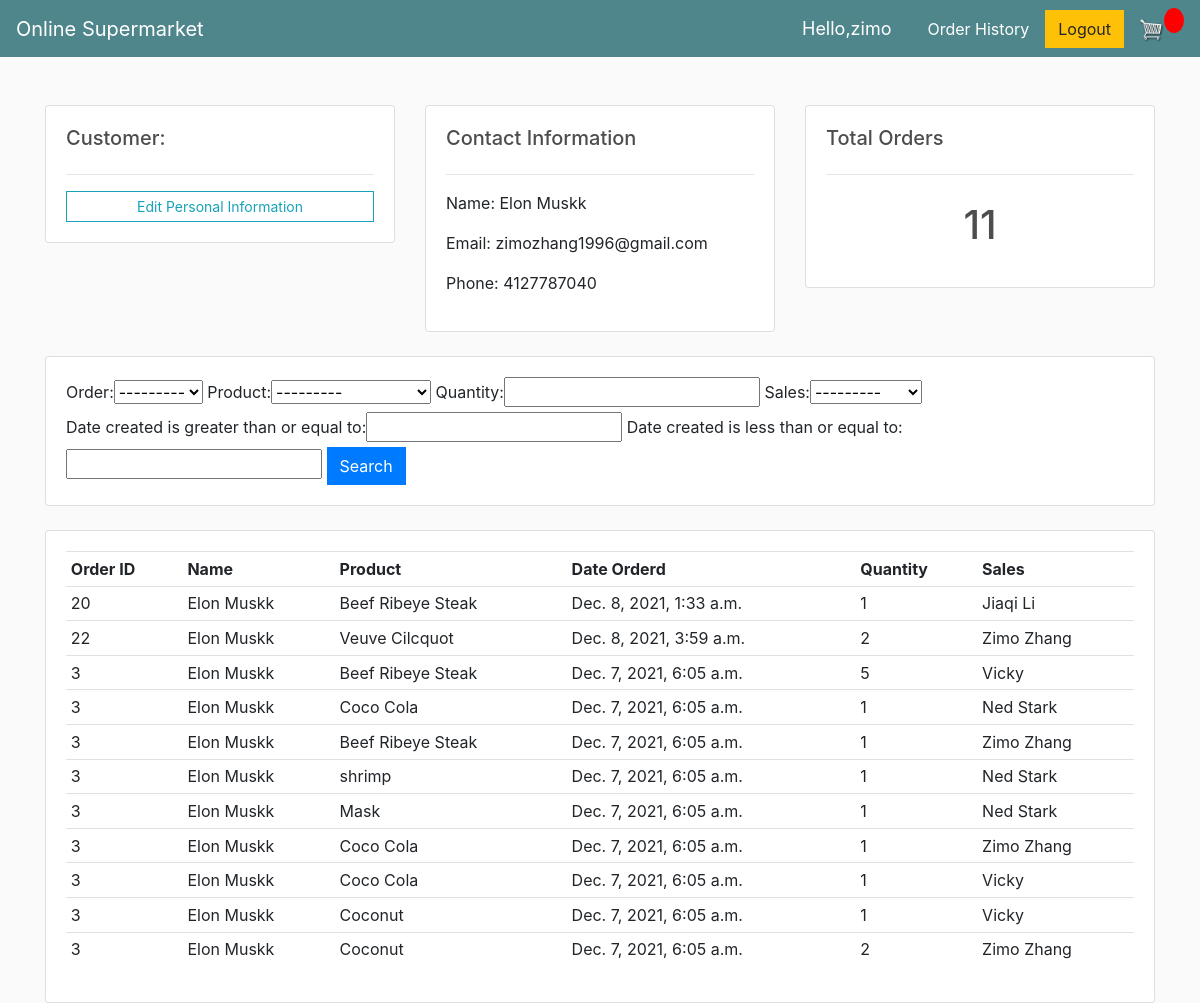
Screenshot of /order_history/1/ (signed in) with the database file from the repository.
### accounts/models.py (models this page shows, shortened)
class Customer(models.Model):
	CATEGORY = (
			('Home', 'Home'),
			('Business', 'Business'),
			)
	Gender = (
			('Male', 'Male'),
			('Female', 'Female'),
			)
	Marriage = (
			('Single', 'Single'),
			('Married', 'Married'),
			)
	user = models.OneToOneField(User, null=True, on_delete=models.CASCADE)
	name = models.CharField(max_length=200, null = True)
	email = models.EmailField(max_length=200, null = True)
	phone = models.CharField(max_length=10, null = True)
	address = models.CharField(max_length=200, null = True)
	city = models.CharField(max_length=200, null = True)
	zipcode = models.CharField(max_length=200, null = True)
	kind = models.CharField(max_length=200, choices = CATEGORY, null = True)
	age = models.IntegerField(default=0, null = True)
	income = models.IntegerField(default=0, null = True)
	gender = models.CharField(max_length=200, choices = Gender, null = True)
	marriage = models.CharField(max_length=200, choices = Marriage, null = True)
	business =  models.CharField(max_length=200, null = True)
	business_income = models.CharField(max_length=200, null = True)
	def __str__(self):
		return self.name

class OrderItem(models.Model):
	customer = models.ForeignKey(Customer, on_delete=models.PROTECT)
	order = models.ForeignKey(Order, on_delete=models.SET_NULL, null=True)
	product = models.ForeignKey(Product, on_delete= models.PROTECT)
	quantity = models.IntegerField(default=0)
	date_created = models.DateTimeField(auto_now_add=True, null=True)
	sales = models.ForeignKey(Sales, on_delete= models.PROTECT)

class Order(models.Model):
	customer = models.ForeignKey(Customer, on_delete=models.SET_NULL, null=True, blank=True)
	date_ordered = models.DateTimeField(auto_now_add=True, null=True)
	complete = models.BooleanField(default=False)
	transaction_id = models.CharField(max_length=100, null=True)
	sales = models.ForeignKey(Sales, on_delete=models.PROTECT)
	def __str__(self):
		return str(self.id)

class Product(models.Model):
	CATEGORY = (
			('Seafood', 'Seafood'),
			('Beauty', 'Beauty'),
			('Wine, Beer & Spirits', 'Wine, Beer & Spirits'),
			('Meat', 'Meat'),
			('Snack', 'Snack'),
			)
	name = models.CharField(max_length=200)
	price = models.FloatField()
	category = models.CharField(max_length=200, choices=CATEGORY)
	inventory = models.IntegerField(default=100)
	store = models.ForeignKey(Store, on_delete=models.PROTECT, null = True)
	image = models.ImageField(null=True, blank=True)
	def __str__(self):
		return self.name

class Sales(models.Model):
	CATEGORY = (
			('Sales', 'Sales'),
			('Store Manager', 'Store Manager'),
			('Region Manager', 'Region Manager'),
			)
	name = models.CharField(max_length=200)
	address = models.CharField(max_length=200, null=True)
	email = models.EmailField(max_length=200, null=True)
	title = models.CharField(max_length=200, choices=CATEGORY)
	store = models.ForeignKey(Store, on_delete=models.PROTECT)
	salary = models.FloatField(default=3000)
	def __str__(self):
		return self.name

### accounts/views.py (the view)
# urls.py: path('order_history/<str:pk>/', views.order_history, name="order_history"),
@login_required(login_url='login')
def order_history(request, pk):
	customer = Customer.objects.get(id=pk)
	orders = customer.orderitem_set.all()
	orders = orders.filter(order__complete=True).order_by('-date_created')
	order_count = orders.count()
	myFilter = OrderFilter(request.GET, queryset=orders)
	orders = myFilter.qs
	transactions = customer.order_set.all()
	context = {'customer': customer, 'orders': orders, 'order_count': order_count,
			   'myFilter': myFilter, 'transactions': transactions}
	return render(request, 'store/order_history.html', context)

### accounts/templates/store/order_history.html
{% extends 'store/user-page.html' %}
{% load static %}
{% block content %}
	<br>
<div class="row">
	<div class="col-md">
		<div class="card card-body">
			<h5>Customer:</h5>
			<hr>
			<a class="btn btn-outline-info  btn-sm btn-block" href="{% url 'user_update_user' customer.id %}">Edit Personal Information</a>
		</div>
	</div>
	<div class="col-md">
		<div class="card card-body">
			<h5>Contact Information</h5>
			<hr>
			<p>Name: {{customer.name}}</p>
			<p>Email: {{customer.email}}</p>
			<p>Phone: {{customer.phone}}</p>
		</div>
	</div>
	<div class="col-md">
		<div class="card card-body">
			<h5>Total Orders</h5>
			<hr>
			<h1 style="text-align: center;padding: 10px">{{order_count}}</h1>
		</div>
	</div>
</div>
<br>
<div class="row">
	<div class="col">
		<div class="card card-body">
			<form method="get">
				{{myFilter.form}}
		    <button class="btn btn-primary" type="submit">Search</button>
		  </form>
		</div>
	</div>
</div>
<br>
<div class="row">
	<div class="col-md">
		<div class="card card-body">
			<table class="table table-sm">
				<tr>
                    <th>Order ID</th>
					<th>Name</th>
					<th>Product</th>
					<th>Date Orderd</th>
					<th>Quantity</th>
                    <th>Sales</th>
				</tr>
				{% for order in orders %}
				<tr>
                    <td>{{order.order.id}}</td>
					<td>{{order.customer}}</td>
					<td>{{order.product}}</td>
					<td>{{order.order.date_ordered}}</td>
					<td>{{order.quantity}}</td>
                    <td>{{order.sales}}</td>
				</tr>
				{% endfor %}
			</table>
		</div>
	</div>
</div>
{% endblock %}

### accounts/templates/store/user-page.html (shortened to what this page needs)
<!DOCTYPE html>
{% load static %}
<html>
<head>
	<link rel="stylesheet" href="https://stackpath.bootstrapcdn.com/bootstrap/4.4.1/css/bootstrap.min.css">
	<link rel="stylesheet" type="text/css" href="{% static 'css/store.css' %}">
</head>
<body>
	<nav class="navbar navbar-expand-lg navbar-dark bg-dark">
	  <a class="navbar-brand" href="{% url 'store_list' %}">Online Supermarket</a>
	  <div class="collapse navbar-collapse" id="navbarSupportedContent">
	    <ul class="navbar-nav mr-auto">
	      <li class="nav-item active">
	        <a class="nav-link" >{{sales.store.name}} <span class="sr-only">(current)</span></a>
	      </li>
	    </ul>
	    <div class="form-inline my-2 my-lg-0">
			<a class="hello-msg" style="color:white;">Hello,{{request.user}}</a>
			<a href="{% url 'order_history' user.customer.id %}" style="color:white;" class="nav-link">Order History</a>
	     	<a href="{% url 'logout' %}" class="btn btn-warning">Logout</a>
	     	<a id="cart-url">
	    		<img  id="cart-icon" src="{% static 'images/cart.png' %}">
	    	</a>
	    	<p id="cart-total">{{cartItems}}</p>
	    </div>
	  </div>
	</nav>
     <div class="container">
            <br>
            {% block content %}
            {% endblock content %}
         </div>
</body>
</html>

### static/css/store.css (style rules this page uses)
body { background-color: hsl(0, 0%, 98%); }
h1,h2,h3,h4,h5,h6 { color:hsl(0, 0%, 30%); }
.bg-dark { background-color: #4f868c!important; }
#cart-icon { width:25px; display: inline-block; margin-left: 15px; }
#cart-total { display: block; text-align: center; color:#fff; background-color: red; width: 20px; height: 25px; border-radius: 50%; font-size: 14px; }
.btn { border-radius: 0; }

### accounts/templates/store/user-page.html (style rules this page uses)
.hello-msg { font-size: 18px; color: #fff; margin-right: 20px; }

### rows the page displays
Customer: name "Elon Muskk", email "zimozhang1996@gmail.com", phone "4127787040"
OrderItem: order.id "20", customer "Elon Muskk", product "Beef Ribeye Steak", order.date_ordered "Dec. 8, 2021, 1:33 a.m.", quantity "1", sales "Jiaqi Li"
OrderItem: order.id "22", customer "Elon Muskk", product "Veuve Cilcquot", order.date_ordered "Dec. 8, 2021, 3:59 a.m.", quantity "2", sales "Zimo Zhang"
OrderItem: order.id "3", customer "Elon Muskk", product "Beef Ribeye Steak", order.date_ordered "Dec. 7, 2021, 6:05 a.m.", quantity "5", sales "Vicky"
OrderItem: order.id "3", customer "Elon Muskk", product "Coco Cola", order.date_ordered "Dec. 7, 2021, 6:05 a.m.", quantity "1", sales "Ned Stark"
OrderItem: order.id "3", customer "Elon Muskk", product "Beef Ribeye Steak", order.date_ordered "Dec. 7, 2021, 6:05 a.m.", quantity "1", sales "Zimo Zhang"
OrderItem: order.id "3", customer "Elon Muskk", product "shrimp", order.date_ordered "Dec. 7, 2021, 6:05 a.m.", quantity "1", sales "Ned Stark"
OrderItem: order.id "3", customer "Elon Muskk", product "Mask", order.date_ordered "Dec. 7, 2021, 6:05 a.m.", quantity "1", sales "Ned Stark"
OrderItem: order.id "3", customer "Elon Muskk", product "Coco Cola", order.date_ordered "Dec. 7, 2021, 6:05 a.m.", quantity "1", sales "Zimo Zhang"
OrderItem: order.id "3", customer "Elon Muskk", product "Coco Cola", order.date_ordered "Dec. 7, 2021, 6:05 a.m.", quantity "1", sales "Vicky"
OrderItem: order.id "3", customer "Elon Muskk", product "Coconut", order.date_ordered "Dec. 7, 2021, 6:05 a.m.", quantity "1", sales "Vicky"
OrderItem: order.id "3", customer "Elon Muskk", product "Coconut", order.date_ordered "Dec. 7, 2021, 6:05 a.m.", quantity "2", sales "Zimo Zhang"

### other values shown
{{ request.user }} "zimo"
{{ order_count }} "11"
